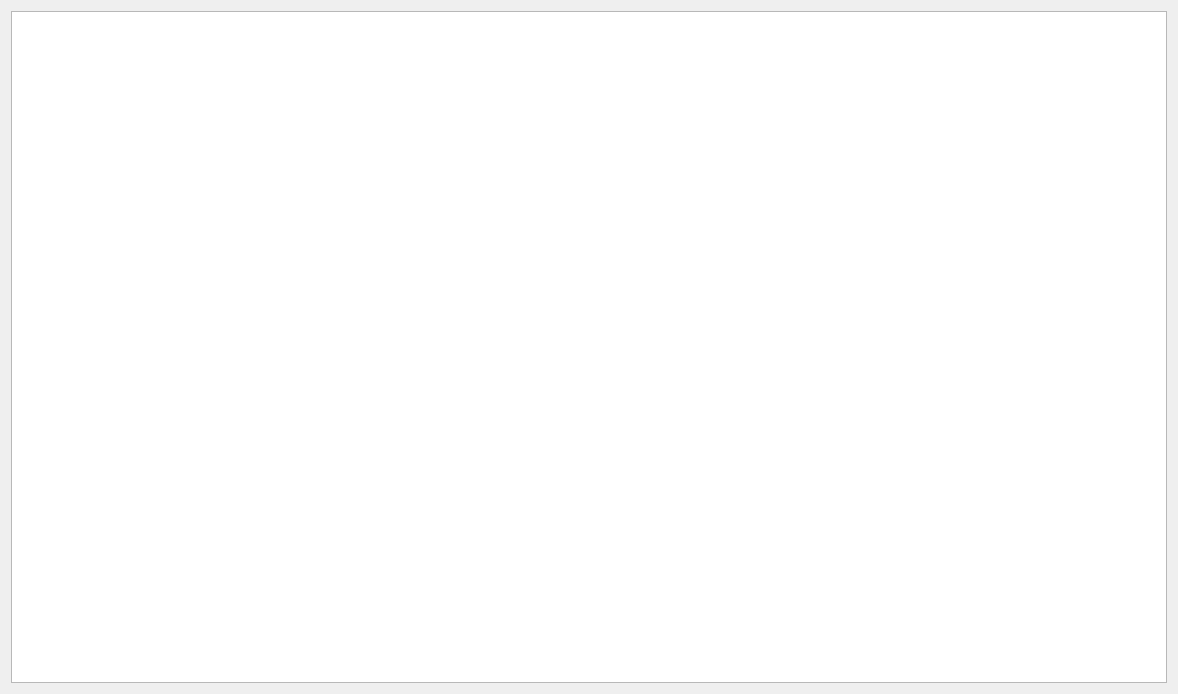
<?xml version="1.0" encoding="UTF-8"?>
<ui version="4.0">
 <class>CaseManage</class>
 <widget class="QWidget" name="CaseManage">
  <property name="geometry">
   <rect>
    <x>0</x>
    <y>0</y>
    <width>1178</width>
    <height>694</height>
   </rect>
  </property>
  <property name="maximumSize">
   <size>
    <width>16777215</width>
    <height>16777215</height>
   </size>
  </property>
  <property name="windowTitle">
   <string>Form</string>
  </property>
  <property name="styleSheet">
   <string notr="true"/>
  </property>
  <layout class="QVBoxLayout" name="verticalLayout">
   <item>
    <widget class="QTableWidget" name="tableWidget">
     <property name="sizePolicy">
      <sizepolicy hsizetype="Preferred" vsizetype="Expanding">
       <horstretch>0</horstretch>
       <verstretch>0</verstretch>
      </sizepolicy>
     </property>
     <property name="minimumSize">
      <size>
       <width>0</width>
       <height>0</height>
      </size>
     </property>
     <property name="maximumSize">
      <size>
       <width>16777215</width>
       <height>16777215</height>
      </size>
     </property>
     <property name="font">
      <font>
       <family>黑体</family>
       <pointsize>14</pointsize>
      </font>
     </property>
     <property name="styleSheet">
      <string notr="true"/>
     </property>
     <property name="editTriggers">
      <set>QAbstractItemView::NoEditTriggers</set>
     </property>
     <property name="selectionMode">
      <enum>QAbstractItemView::SingleSelection</enum>
     </property>
     <property name="selectionBehavior">
      <enum>QAbstractItemView::SelectRows</enum>
     </property>
     <property name="verticalScrollMode">
      <enum>QAbstractItemView::ScrollPerPixel</enum>
     </property>
     <property name="horizontalScrollMode">
      <enum>QAbstractItemView::ScrollPerPixel</enum>
     </property>
     <property name="showGrid">
      <bool>true</bool>
     </property>
     <property name="columnCount">
      <number>7</number>
     </property>
     <attribute name="horizontalHeaderVisible">
      <bool>false</bool>
     </attribute>
     <attribute name="verticalHeaderVisible">
      <bool>false</bool>
     </attribute>
     <column/>
     <column/>
     <column/>
     <column/>
     <column/>
     <column/>
     <column/>
    </widget>
   </item>
  </layout>
 </widget>
 <resources/>
 <connections/>
</ui>
